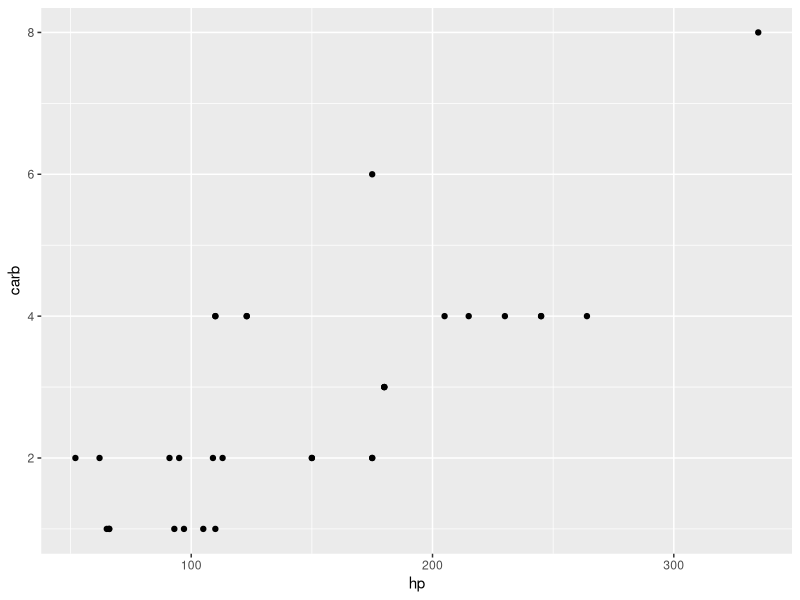
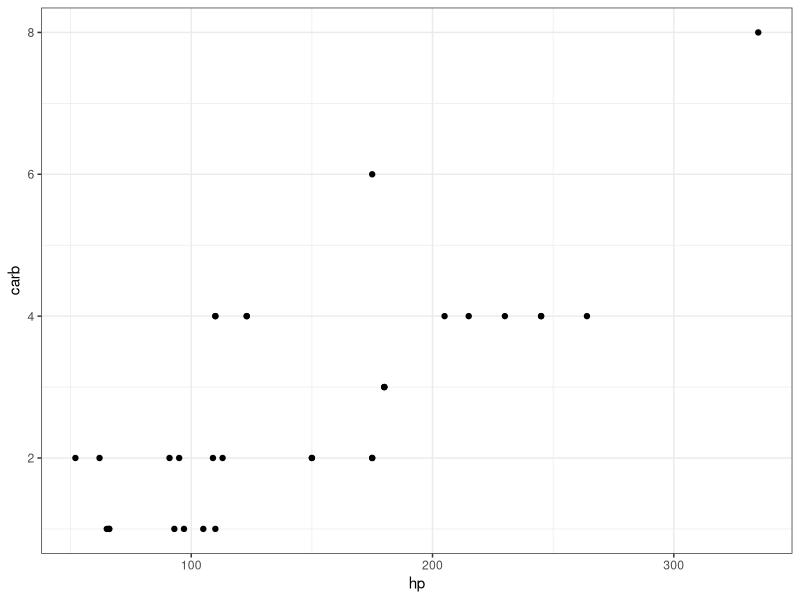
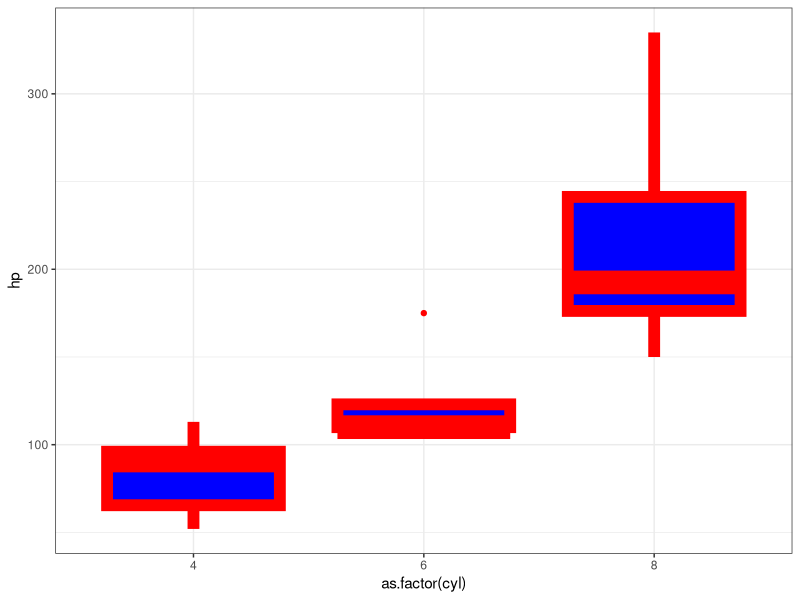
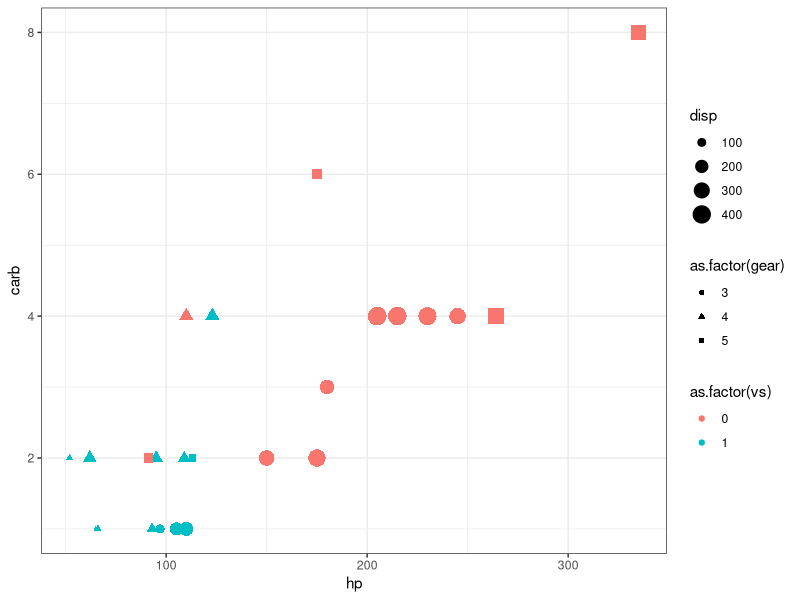
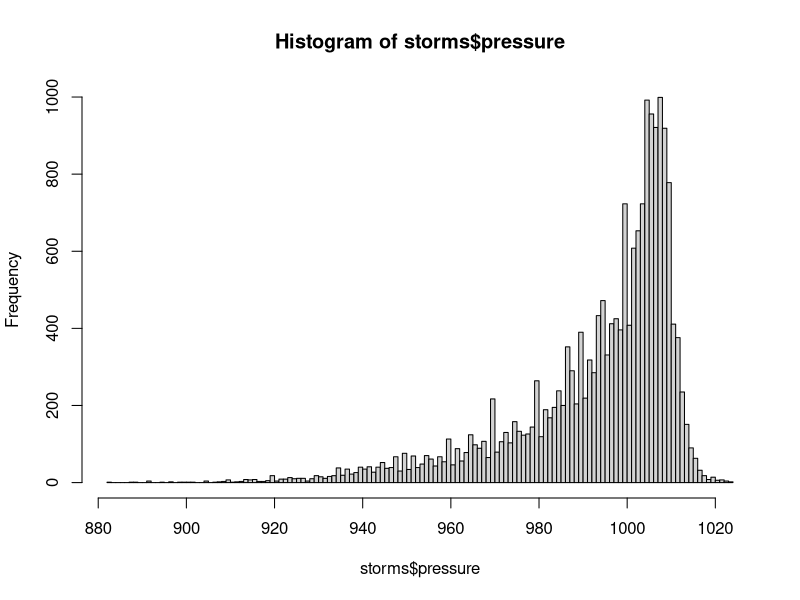
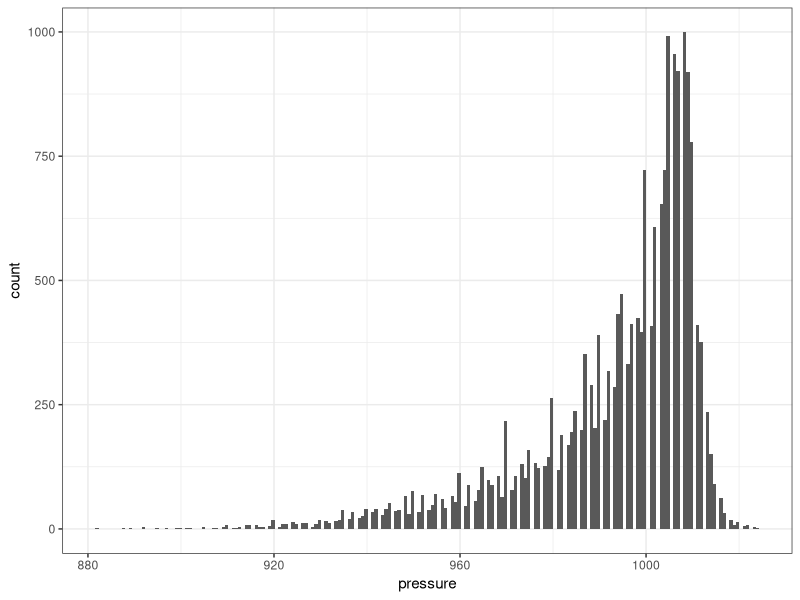
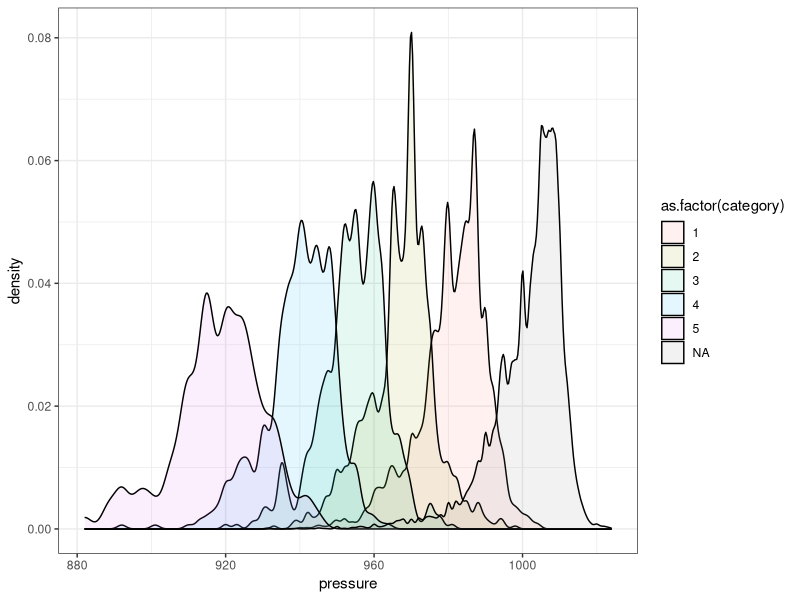
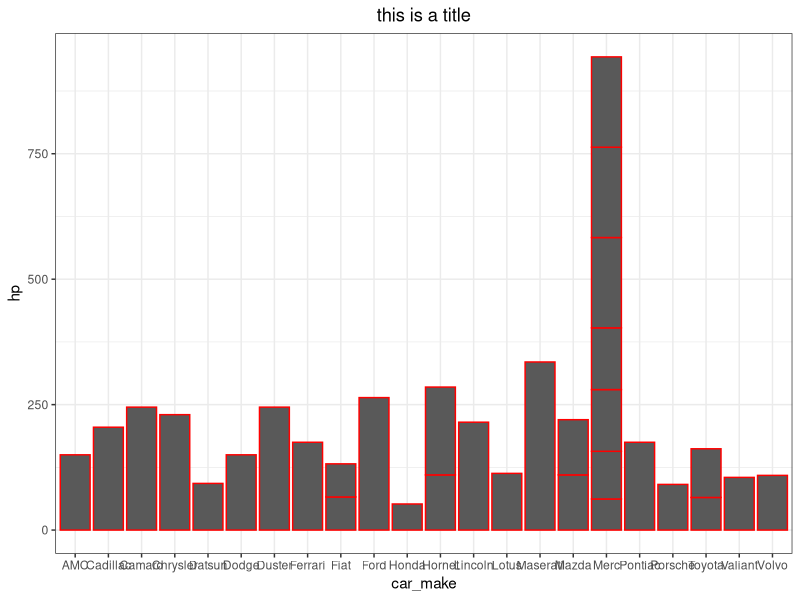

Write the R code that produced these figures, in order.
## ---- chunk 1
knitr::opts_chunk$set(echo = TRUE)
## ---- chunk 2
library(tidyverse)
## ---- chunk 3
ggplot(
    mtcars,
    aes(
        x = hp,
        y = carb
    )
) +
    geom_point()

# Set the overall look of the plot - I like the white background better than gray
# This will apply to all plots you make after you run this code, so you only need to run it once per session
theme_set(theme_bw())                                     # Changes default colors
theme_update(plot.title = element_text(hjust = 0.5))      # Force title to be in the center

ggplot(
    mtcars,
    aes(
        x = hp,
        y = carb
    )
) +
    geom_point() +
    theme_bw()
## ---- chunk 4
mtcars %>%
    ggplot(
        aes(
            x = as.factor(cyl),
            y = hp
        )
) +
    geom_boxplot(
        color = "red",        # These specifications aren't in aes()
        fill = "blue",        # They apply to everything and we give specific values
        size = 4
    )

ggplot(
    mtcars,
    aes(
        x = hp,                     # These specifications are in aes()
        y = carb,                   # They apply to parts of the plot
        color = as.factor(vs),      # They show up in the legend
        shape = as.factor(gear),    # We give column names that have the groups we'll use
        size = disp
    )
) +
    geom_point()
## ---- chunk 5
hist(storms$pressure, n = 200)

ggplot(
    storms,
    aes(x = pressure)
) +
    geom_histogram(bins = 200)
## ---- chunk 6
ggplot(
    storms,
    aes(
        x = pressure,
        fill = as.factor(category)
    )
) +
    geom_density(alpha = 0.1, adjust = 0.5) + # alpha sets transparency -- 0 is clear, 1 is opaque
    scale_color_brewer(palette = "Set2") # The brewer color palettes are pretty, and "Set2" is color-blind friendly
## ---- chunk 7
mtcars %>%
    rownames_to_column("car_make") %>%                  # This makes the row names a column so we can use it in the plot
    mutate(car_make = str_remove(car_make, " .+")) %>%  # This removes everything after the first space in the car_make column
    ggplot(
        aes(
            x = car_make,
            y = hp
        )
    ) +
    geom_col(color = "red") +
    theme(axis.text.x = element_text(angle = 90, hjust = 1)) +
    ggtitle("this is a title") +
    theme_update(plot.title = element_text(hjust = 0.5))

mtcars %>%
    rownames_to_column("car_make") %>%
    ggplot(aes(y = car_make, x = hp)) +
    geom_col()
## ---- chunk 8
summarized_hp <-
    mtcars %>%
    group_by(cyl) %>%
    summarize(
        mean_hp = mean(hp),
        sd_hp = sd(hp)
    )

summarized_hp

ggplot(
    summarized_hp,
    aes(
        x = as.factor(cyl),
        y = mean_hp
    )
) +
    geom_col() +
    geom_errorbar(
        aes(
            ymin = mean_hp - sd_hp,
            ymax = mean_hp + sd_hp,
            xmin = 2,
            xmax = 2
        ),
        width = 0.5,
        color = "red"
    )

# This has error bars in the back since that layer was added first!
ggplot(
    summarized_hp,
    aes(
        x = as.factor(cyl),
        y = mean_hp
    )
) +
    geom_errorbar(
        aes(
            ymin = mean_hp - sd_hp,
            ymax = mean_hp + sd_hp
        ),
        color = "red"
    ) +
    geom_bar(stat = "identity") +
    geom_point(color = "blue")
## ---- chunk 9
ggplot(
    summarized_hp,
    aes(
        x = as.factor(cyl),
        y = mean_hp
    )
) +
    geom_col() +
    geom_errorbar(
        aes(
            ymin = mean_hp - sd_hp,
            ymax = mean_hp + sd_hp
        )
    ) +
    geom_jitter(
        data = mtcars,                     # Note that we can provide an individual geom it's own data
        aes(
            x = as.factor(cyl),
            y = hp
        ),
        color = "red", height = 0
    )
## ---- chunk 10
ggplot(
    summarized_hp,
    aes(
        x = as.factor(cyl),
        y = mean_hp
    )
) +
    geom_col() +
    geom_errorbar(
        aes(
            ymin = mean_hp - sd_hp,
            ymax = mean_hp + sd_hp
        )
    ) +
    ggbeeswarm::geom_beeswarm(
        data = mtcars,
        aes(
            x = as.factor(cyl),
            y = hp
        ),
        color = "red"
    )
## ---- chunk 11
mtcars %>%
    ggplot(aes(x = as.factor(cyl), y = hp)) +
    geom_boxplot() +
    geom_violin(adjust = 1, fill = "red", alpha = 0.5)
## ---- chunk 12
ggplot(
    mtcars,
    aes(
        x = mpg,
        y = disp
    )
) +
    geom_point() +
    geom_smooth()
## ---- chunk 13
ggplot(
    summarized_hp,
    aes(
        x = as.factor(cyl),
        y = mean_hp
    )
) +
    geom_col() +
    geom_errorbar(
        aes(
            ymin = mean_hp - sd_hp,
            ymax = mean_hp + sd_hp
        ),
        width = 0.5
    ) +
    geom_jitter(
        data = mtcars,
        aes(
            x = as.factor(cyl),
            y = hp
        ),
        color = "red"
    )
## ---- chunk 14
ggplot(mtcars) +
    geom_point(aes(x = hp, y = disp)) +
    labs(
        x = "X label goes here",
        y = "Y label goes here",
        title = "This is a title",
        subtitle = "Subtitle!",
        caption = "Cannon et al, 2034!",
        tag = "A"
    )
## ---- chunk 15
dplyr::storms

ggplot(
    dplyr::storms,
    aes(x = pressure)
) +
    geom_histogram(bins = 100) +
    facet_wrap(~ category + status)

ggplot(
    dplyr::storms,
    aes(x = pressure)
) +
    geom_histogram(bins = 100) +
    facet_wrap(~ category, scales = "free_y")

ggplot(
    dplyr::storms,
    aes(x = pressure)
) +
    geom_histogram(bins = 100) +
    facet_wrap(
        ~ category,
        nrow = 1,
        scales = "free_y"
    )
## ---- chunk 16
ggplot(
    storms,
    aes(
        x = pressure,
        fill = category
    )
) +
    geom_density(alpha = 0.5) +             # alpha sets transparency - 0 is clear, 1 is opaque
    scale_color_brewer(palette = "Set2") +  # The brewer color palettes are pretty, and "Set2" is color-blind friendly
    theme(
        legend.position = c(0.2, 0.9),
        legend.direction = "horizontal",
        legend.key.width = unit(2, "cm"),
        legend.title = element_text(face = "bold"),
        strip.background = element_rect(color = "white", fill = "white"),
        strip.text.x = element_text(size = 30, face = "bold"),
        panel.grid.major = element_blank(),
        panel.grid.minor = element_blank(),
        panel.border = element_blank(),
        axis.line.x = element_line(color = "black"),
        axis.text.y = element_blank(),
        axis.ticks.y = element_blank()
    )
## ---- chunk 17
ggsave(
    "examplePlot.png",
    width = 10,
    height = 8
)

plot_in_variable <-
    ggplot(
        dplyr::storms,
        aes(x = pressure)
    ) +
    geom_histogram(bins = 100) +
    facet_wrap(~ category)

# ggsave will get the plot size from how big your "plot" windows is in the right pane if you don't specify it!!!!!
ggsave(
    "anotherExamplePlot.png",
    plot = plot_in_variable
)
## ---- chunk 18
heatmap(as.matrix(mtcars))

# Scaling the categories instead
heatmap(as.matrix(mtcars), scale = "column")
pheatmap::pheatmap(as.matrix(mtcars))
## ---- chunk 19
mtcars <- mtcars

pca_raw <- prcomp(mtcars, scale = TRUE)

?prcomp

# The output of prcomp is a list
# The element named "x" contains the actual principle components
# Though, it needs to be converted from a matrix to a dataframe for ggplot
pc_values <-
    pca_raw$x %>%
    as.data.frame() %>%
    rownames_to_column("car_make")

ggplot(
    pc_values,
    aes(
        x = PC1,
        y = PC2
    )
) +
    geom_point() +
    ggrepel::geom_text_repel(aes(label = car_make))
## ---- chunk 20

## ---- chunk 21

## ---- chunk 22

## ---- chunk 23

